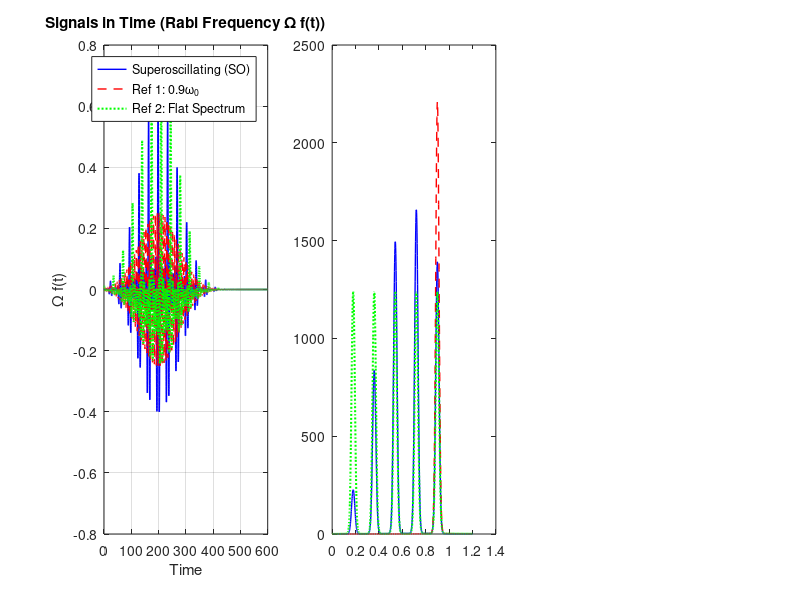

The MATLAB source for this figure: (Note: this script raises an error after producing the figure.)
% TLS Dynamics Simulation: Superoscillating Field vs. References
clear; clc; close all;

%% 1. Parameters
% TLS parameters
T1 = 500;       
T2 = 300;       
Omega = 0.01;   
rho30 = -1;     

% Pulse parameters
T_pulse = 100;
t0 = 200;
A_SO = 7;
A_ref1 = 25;

% Frequencies
n = 1:5;
omega = 0.18 * n; 

% SO Coefficients from the paper
c_SO = [-0.156 + 0.3311i, ...
        -0.862 - 1.042i, ...
         2.341 - 0.601i, ...
        -0.502 + 2.634i, ...
        -1.820 - 1.322i];

% Flat Spectrum Coefficients (Same total energy, equally distributed)
c_rms = sqrt(mean(abs(c_SO).^2));
c_flat = c_rms * ones(1, 5);

%% 2. Define Signal Functions
% Superoscillating signal
f_SO = @(t) A_SO * sum(real(c_SO .* exp(1i * omega .* t))) * exp(-(t-t0)^2 / T_pulse^2);

% Reference 1: Fastest harmonic only (omega_5 = 0.90)
f_ref1 = @(t) A_ref1 * cos(omega(5) * t) * exp(-(t-t0)^2 / T_pulse^2);

% Reference 2: Flat spectrum (equal energy per frequency)
f_ref2 = @(t) A_SO * sum(real(c_flat .* exp(1i * omega .* t))) * exp(-(t-t0)^2 / T_pulse^2);

%% 3. Generate Time-Domain Signals
t_vec = linspace(0, 600, 5000);
sig_SO = zeros(size(t_vec));
sig_ref1 = zeros(size(t_vec));
sig_ref2 = zeros(size(t_vec));

for k = 1:length(t_vec)
    sig_SO(k) = f_SO(t_vec(k));
    sig_ref1(k) = f_ref1(t_vec(k));
    sig_ref2(k) = f_ref2(t_vec(k));
end

%% 4. Calculate Frequency-Domain Signals (Spectral Density)
nu_vec = linspace(0, 1.2, 1000);
spec_SO = zeros(size(nu_vec));
spec_ref1 = zeros(size(nu_vec));
spec_ref2 = zeros(size(nu_vec));

% Numerical integration for Fourier transform: abs(int(f(t)*exp(i*nu*t) dt))
for k = 1:length(nu_vec)
    exp_term = exp(1i * nu_vec(k) * t_vec);
    spec_SO(k) = abs(trapz(t_vec, sig_SO .* exp_term));
    spec_ref1(k) = abs(trapz(t_vec, sig_ref1 .* exp_term));
    spec_ref2(k) = abs(trapz(t_vec, sig_ref2 .* exp_term));
end

%% 5. Solve Density Matrix ODEs (Eq 5)
% Initial conditions: rho1=0, rho2=0, rho3=-1
rho_init = [0; 0; -1];
tspan = [0 600];

% ODE system function
ode_system = @(t, rho, func) [ ...
    rho(2) - rho(1)/T2; ...
    -rho(1) - rho(2)/T2 + 2*Omega*func(t)*rho(3); ...
    -2*Omega*func(t)*rho(2) - (rho(3)-rho30)/T1 ];

% Solve for each signal
[t_SO, rho_SO] = ode45(@(t, rho) ode_system(t, rho, f_SO), tspan, rho_init);
[t_ref1, rho_ref1] = ode45(@(t, rho) ode_system(t, rho, f_ref1), tspan, rho_init);
[t_ref2, rho_ref2] = ode45(@(t, rho) ode_system(t, rho, f_ref2), tspan, rho_init);

%% 6. Plotting
figure('Position', [100, 100, 1200, 400]);

% --- Subplot 1: Signals in Time ---
subplot(1, 3, 1);
plot(t_vec, Omega * sig_SO, 'b', 'LineWidth', 1); hold on;
plot(t_vec, Omega * sig_ref1, 'r--', 'LineWidth', 1);
plot(t_vec, Omega * sig_ref2, 'g:', 'LineWidth', 1.5);
title('Signals in Time (Rabi Frequency \Omega f(t))');
xlabel('Time');
ylabel('\Omega f(t)');
legend('Superoscillating (SO)', 'Ref 1: 0.9\omega_0', 'Ref 2: Flat Spectrum', 'Location', 'best');
xlim([0 600]);
grid on;

% --- Subplot 2: Signals in Frequency ---
subplot(1, 3, 2);
plot(nu_vec, spec_SO, 'b', 'LineWidth', 1); hold on;
plot(nu_vec, spec_ref1, 'r--', 'LineWidth', 1);
plot(nu_vec, spec_ref2, 'g:', 'LineWidth', 1.5);
xline(1.0, 'k-', 'Absorption Band (\omega_0=1)'); % Marker for TLS frequency
title('Signals in Frequency (Spectral Density)');
xlabel('Frequency');
ylabel('Amplitude (a.u.)');
xlim([0 1.2]);
grid on;

% --- Subplot 3: Excitation in Time ---
subplot(1, 3, 3);
plot(t_SO, rho_SO(:,3), 'b', 'LineWidth', 1.5); hold on;
plot(t_ref1, rho_ref1(:,3), 'r--', 'LineWidth', 1.5);
plot(t_ref2, rho_ref2(:,3), 'g:', 'LineWidth', 1.5);
yline(0, 'k--'); % Marker for positive inversion threshold
title('Excitation in Time (\rho_3 = \rho_{22} - \rho_{11})');
xlabel('Time');
ylabel('Population Inversion (\rho_3)');
ylim([-1 1]);
xlim([0 600]);
grid on;
